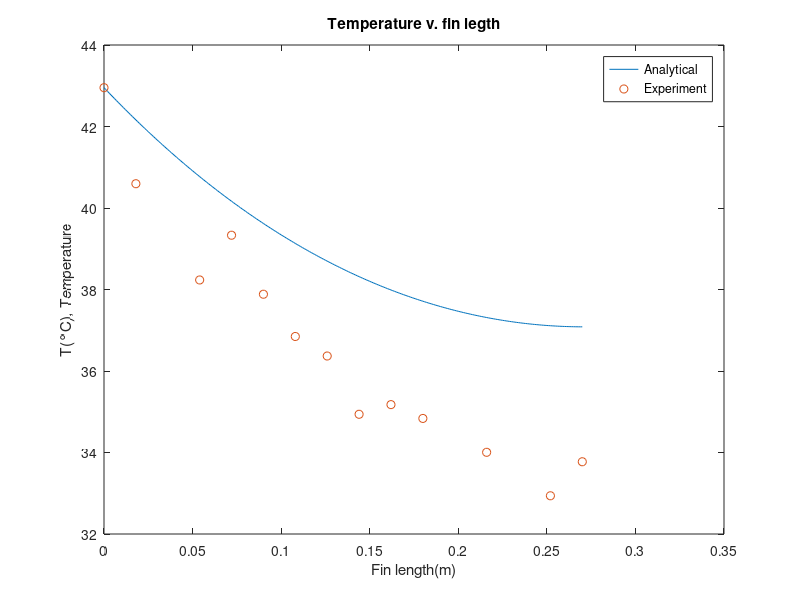

MATLAB code to generate this figure:
L=0.27; %길이 (단위:m)
T_b=42.953; %base temperature
T_inf=21.156; %environment temperature
k=401; %구리의 열전도율 @25도
h=3.7245; %T_tip, T_b를 이용한 대류 열전도계수
m=3.078; 
x1=0:0.001:0.27; 
y1=((cosh(m*(L-x1))+(h/(m*k))*sinh(m*(L-x1)))/(cosh(m*L)+(h/(m*k))*sinh(m*L)))*(T_b-T_inf)+T_inf;



% Real temperature
x2=0.018*[0 1 2 3 4 5 6 7 8 9 10 11 12 13 14 15]; % 0.27m가 15등분 되어 있으므로 0.018m가 각 지점 사이의 거리이다.
y2=[42.953	40.596	0/0	38.234	39.332	37.884	36.847	36.368	34.938	35.175	34.836	0/0	34.005	0/0	32.938	33.773]; % real temperature

%그래프 그리기
plot(x1,y1)
hold on
plot(x2,y2,'o') 
title('Temperature v. fin legth')
xlabel('Fin length(m)');
ylabel('T(°C), Temperature');
legend('Analytical','Experiment')
